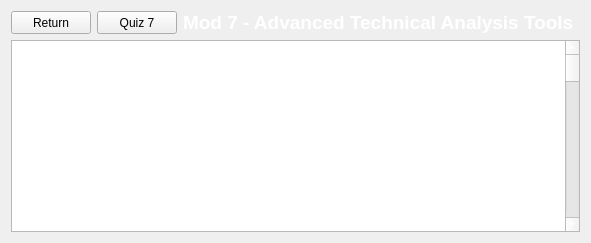
             <widget class="QWidget" name="mod7content">
              <layout class="QGridLayout" name="gridLayout_18">
               <item row="2" column="0" colspan="4">
                <widget class="QPlainTextEdit" name="mod7text">
                 <property name="styleSheet">
                  <string notr="true">color: white;</string>
                 </property>
                 <property name="readOnly">
                  <bool>true</bool>
                 </property>
                 <property name="plainText">
                  <string>Module 7: Advanced Technical Analysis Tools

1 - Fibonacci Retracement and Extensions
Fibonacci tools are used by traders to identify potential support and resistance levels based on key ratios derived from the Fibonacci sequence.

1.1 - Fibonacci Retracement
Definition -&gt; Fibonacci retracement levels are horizontal lines indicating where support and resistance are likely to occur.

Using Fibonacci Retracement:
Identifying Reversal Points -&gt; Traders apply retracement levels to find possible reversal areas during pullbacks.
Common Levels -&gt; Key percentages include 23.6%, 38.2%, 50%, 61.8%, and 78.6%.

1.2 - Fibonacci Extensions
Definition -&gt; Fibonacci extensions are levels used to forecast areas where the price may move following a retracement.

Applying Extensions:
Setting Profit Targets -&gt; Extensions help in determining potential exit points in trending markets.
Common Levels -&gt; Important extension levels are 127.2%, 161.8%, and 261.8%.

2 - Advanced Indicators
Advanced technical indicators provide deeper insights into market trends, momentum, and potential reversal points.

2.1 - Ichimoku Cloud
Definition -&gt; A comprehensive indicator that shows support and resistance, trend direction, and momentum all in one view.

Components:
Tenkan-sen (Conversion Line) -&gt; A moving average over a short period, indicating short-term momentum.
Kijun-sen (Base Line) -&gt; A moving average over a longer period, signaling medium-term momentum.
Senkou Span A &amp; B (Leading Spans) -&gt; Form the 'cloud,' projecting future support and resistance levels.
Chikou Span (Lagging Span) -&gt; Plots the current closing price shifted back over past periods, helping to confirm trends.

Using Ichimoku Cloud:
Determining Trend Direction -&gt; If the price is above the cloud, it's a bullish signal; below the cloud indicates bearishness.
Identifying Support and Resistance -&gt; The cloud's thickness and position provide dynamic support and resistance zones.

2.2 - Parabolic SAR
Definition -&gt; The Parabolic Stop and Reverse (SAR) indicator helps identify potential trend reversals and optimal exit points.

Applying Parabolic SAR:
Entry and Exit Signals -&gt; When the dots switch from below to above the price (or vice versa), it signals a potential reversal.
Setting Stop Losses -&gt; Traders use the dots as trailing stop-loss levels to lock in profits.

3 - Chart Patterns
Chart patterns are visual formations on price charts that can indicate future market movements based on historical behavior.

3.1 - Double Top and Double Bottom
Definition -&gt; Reversal patterns signaling a potential change in the current trend.

Double Top:
Formation -&gt; Two consecutive peaks at a similar price level with a moderate decline between them.
Implication -&gt; Suggests that upward momentum is weakening, potentially leading to a downtrend.

Double Bottom:
Formation -&gt; Two consecutive troughs at a similar price level with a moderate rise between them.
Implication -&gt; Indicates weakening downward momentum, possibly leading to an uptrend.

3.2 - Head and Shoulders
Definition -&gt; A reversal pattern that predicts a bullish-to-bearish trend change.

Components:
Left Shoulder -&gt; A peak followed by a decline.
Head -&gt; A higher peak followed by a decline.
Right Shoulder -&gt; A lower peak similar to the left shoulder.

Interpretation:
Completion of the pattern suggests a potential sell-off, signaling traders to consider short positions.

3.3 - Cup and Handle
Definition -&gt; A continuation pattern indicating a potential breakout after a period of consolidation.

Characteristics:
Cup Shape -&gt; A rounded bottom resembling a 'U' shape, showing a period of consolidation.
Handle -&gt; A small downward drift following the cup, representing a final consolidation before a breakout.

Trading the Pattern:
Entry Point -&gt; Traders often enter positions when the price breaks above the handle's resistance level.
Profit Targets -&gt; Estimated by measuring the depth of the cup and projecting it upward from the breakout point.

4 - Elliott Wave Theory
Elliott Wave Theory is a form of technical analysis that traders use to analyze financial market cycles and forecast trends.

Principles:
Wave Patterns -&gt; Markets move in repetitive cycles consisting of five impulse waves in the direction of the main trend and three corrective waves against it.
Fractals -&gt; Each wave pattern can be broken down into smaller waves, allowing analysis on multiple timeframes.

Applying the Theory:
Identifying Wave Counts -&gt; Traders label waves to anticipate future price movements.
Predicting Market Cycles -&gt; Helps in forecasting potential market tops and bottoms.

5 - Combining Indicators
Using multiple indicators together can enhance the accuracy of trading signals and reduce the likelihood of false entries.

Strategies:
Confirmation -&gt; Wait for agreement among different indicators before executing a trade.
Complementary Indicators -&gt; Combine leading indicators (predictive) with lagging indicators (confirmatory) for a balanced approach.

Examples:
Pairing RSI with Moving Averages -&gt; Use RSI to identify overbought or oversold conditions and moving averages to confirm trend direction.
Using Fibonacci Levels with Chart Patterns -&gt; Identify potential reversal zones where patterns like head and shoulders coincide with Fibonacci retracement levels.

6 - Case Study: Applying Advanced Technical Tools to Analyze a Stock
Scenario -&gt; A trader is analyzing Stock ABC, which has been in a strong uptrend but shows signs of potential weakness.

Analysis Steps:
1. Fibonacci Retracement:
Action -&gt; Draw retracement levels from the recent swing low to swing high.
Observation -&gt; Price is approaching the 61.8% retracement level, a key support area.

2. Ichimoku Cloud:
Action -&gt; Add the Ichimoku Cloud to the chart.
Observation -&gt; Price has broken below the Tenkan-sen and is approaching the Kijun-sen, indicating weakening momentum.

3. Chart Patterns:
Action -&gt; Look for any reversal patterns.
Observation -&gt; A potential head and shoulders pattern is forming, suggesting a bearish reversal.

4. Parabolic SAR:
Action -&gt; Apply Parabolic SAR to identify exit points.
Observation -&gt; Dots have appeared above the price, signaling a possible downtrend.

Decision:
Based on the confluence of signals, the trader decides to exit long positions or consider entering a short position, setting a stop-loss above the recent high and targeting the next support level.

Outcome -&gt; The stock begins to decline, validating the analysis and resulting in a profitable trade.

7 - Conclusion
By mastering advanced technical analysis tools like Fibonacci retracement, advanced indicators, chart patterns, and Elliott Wave Theory, traders can gain a more nuanced understanding of market dynamics. Combining these tools enhances decision-making and increases the likelihood of successful trades by providing multiple layers of confirmation.</string>
                 </property>
                </widget>
               </item>
               <item row="0" column="0">
                <widget class="QPushButton" name="RETURNBTN_7">
                 <property name="maximumSize">
                  <size>
                   <width>86</width>
                   <height>29</height>
                  </size>
                 </property>
                 <property name="text">
                  <string>Return</string>
                 </property>
                </widget>
               </item>
               <item row="0" column="1">
                <widget class="QPushButton" name="quizButton7">
                 <property name="maximumSize">
                  <size>
                   <width>86</width>
                   <height>29</height>
                  </size>
                 </property>
                 <property name="text">
                  <string>Quiz 7</string>
                 </property>
                </widget>
               </item>
               <item row="0" column="2">
                <widget class="QLabel" name="mod7header">
                 <property name="font">
                  <font>
                   <pointsize>14</pointsize>
                   <bold>true</bold>
                  </font>
                 </property>
                 <property name="styleSheet">
                  <string notr="true">color: white;</string>
                 </property>
                 <property name="text">
                  <string>Mod 7 - Advanced Technical Analysis Tools</string>
                 </property>
                </widget>
               </item>
              </layout>
             </widget>
